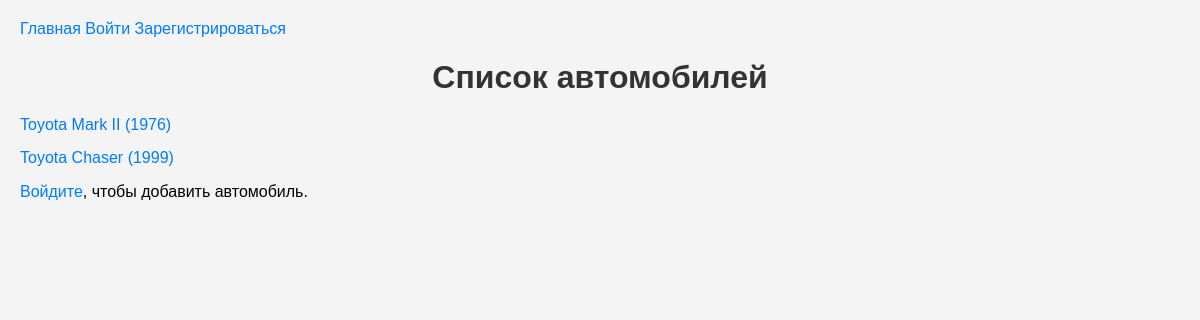
The page / on the database its author committed.
### cars/models.py (models this page shows, shortened)
class Car(models.Model):
    make = models.CharField('Производитель',max_length=100)
    model = models.CharField('Модель',max_length=100)
    year = models.IntegerField('Год производства')
    description = models.TextField('Описание',)
    created_at = models.DateTimeField(auto_now_add=True)
    updated_at = models.DateTimeField(auto_now=True)
    owner = models.ForeignKey(User, on_delete=models.CASCADE)

### cars/views.py (the view)
# urls.py: path('', views.CarListView.as_view(), name='car_list'),
class CarListView(ListView):
    model = Car
    template_name = 'cars/car_list.html'
    context_object_name = 'cars' # Задаём имя для использования в шаблоне

### cars/templates/cars/car_list.html (shortened to what this page needs)
{% extends './base.html' %}
{% block content %}
<h1>Список автомобилей</h1>
<ul>
    {% for car in cars %}
        <li>
            <a href="{% url 'car_detail' car.id %}">
                {{ car.make }} {{ car.model }} ({{ car.year }})
            </a>
        </li>
    {% endfor %}
</ul>
{% if user.is_authenticated %}
    <a href="{% url 'car_create' %}">Добавить новый автомобиль</a>
{% else %}
    <p><a href="{% url 'login' %}">Войдите</a>, чтобы добавить автомобиль.</p>
{% endif %}
{% endblock %}

### cars/static/cars/styles.css (style rules this page uses)
body { font-family: 'Arial', sans-serif; margin: 20px; background-color: #f4f4f4; }
h1 { color: #333; text-align: center; margin-bottom: 20px; }
ul { list-style-type: none; padding: 0; }
li { margin-bottom: 15px; }
a { text-decoration: none; color: #007BFF; transition: color 0.3s; }

### rows shown on the page
Car: make "Toyota", model "Mark II", year "1976"
Car: make "Toyota", model "Chaser", year "1999"
